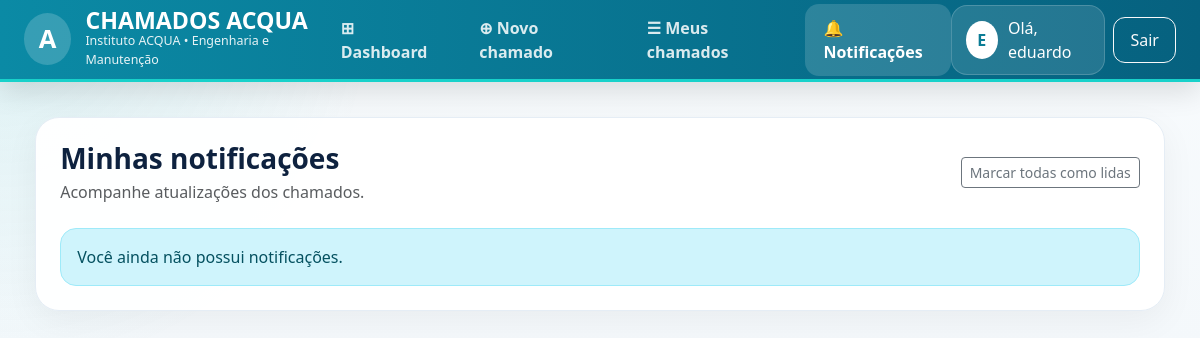
Page /notificacoes/ (signed in) on the earlier database version.
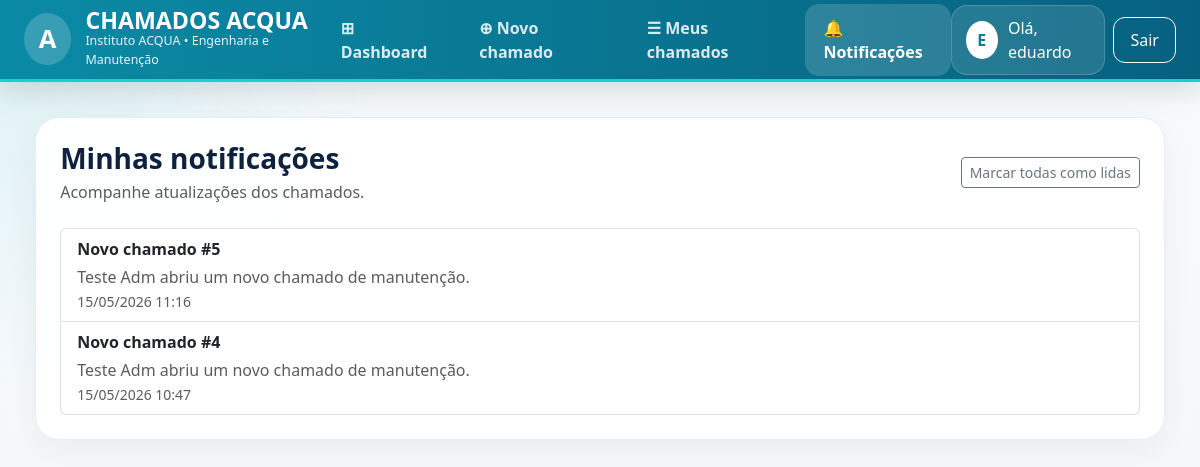
Same page on the later database version.
### chamados/models.py (models this page shows, shortened)
class Notificacao(models.Model):
    TIPO_NOVO_CHAMADO = "NOVO_CHAMADO"
    TIPO_STATUS = "STATUS"
    TIPO_COMENTARIO_ADMIN = "COMENTARIO_ADMIN"
    TIPO_COMENTARIO_COLAB = "COMENTARIO_COLAB"
    TIPOS = [
        (TIPO_NOVO_CHAMADO, "Novo chamado"),
        (TIPO_STATUS, "Alteração de status"),
        (TIPO_COMENTARIO_ADMIN, "Comentário da equipe"),
        (TIPO_COMENTARIO_COLAB, "Comentário do solicitante"),
    ]
    destinatario = models.ForeignKey(
        settings.AUTH_USER_MODEL,
        on_delete=models.CASCADE,
        related_name="notificacoes",
    )
    titulo = models.CharField(max_length=200)
    mensagem = models.TextField(blank=True, default="")
    chamado = models.ForeignKey(
        "Chamado",
        on_delete=models.CASCADE,
        null=True,
        blank=True,
        related_name="notificacoes",
    )
    tipo = models.CharField(max_length=30, choices=TIPOS, default=TIPO_STATUS)
    lida = models.BooleanField(default=False)
    criada_em = models.DateTimeField(auto_now_add=True)
    class Meta:
        ordering = ["-criada_em"]
        verbose_name = "Notificação"
        verbose_name_plural = "Notificações"

### chamados/views.py (the view)
# urls.py: path("notificacoes/", views.minhas_notificacoes, name="notificacoes"),
@login_required
def minhas_notificacoes(request: HttpRequest) -> HttpResponse:
    lista = (
        Notificacao.objects.filter(destinatario=request.user)
        .select_related("chamado")
        .order_by("-criada_em")[:200]
    )
    if request.method == "POST" and request.POST.get("marcar_todas_lidas"):
        Notificacao.objects.filter(destinatario=request.user, lida=False).update(lida=True)
        messages.success(request, "Todas as notificações foram marcadas como lidas.")
        return redirect("chamados:notificacoes")
    return render(request, "chamados/notificacoes.html", {"notificacoes": lista})

### chamados/context_processors.py (called while the page is built)
def notificacoes_nao_lidas(request):
    if not request.user.is_authenticated:
        return {"notificacoes_nao_lidas_count": 0}
    count = Notificacao.objects.filter(
        destinatario=request.user,
        lida=False
    ).count()
    return {"notificacoes_nao_lidas_count": count}

### chamados/templates/chamados/notificacoes.html (shortened to what this page needs)
{% extends "chamados/base.html" %}
{% block content %}
<div class="content-card p-4">
  <div class="d-flex justify-content-between align-items-center mb-4">
    <div>
      <h3 class="fw-bold mb-1">Minhas notificações</h3>
      <p class="text-muted mb-0">Acompanhe atualizações dos chamados.</p>
    </div>
    <form method="post">
      <button type="submit" name="marcar_todas_lidas" value="1" class="btn btn-outline-secondary btn-sm">
        Marcar todas como lidas
      </button>
    </form>
  </div>
  {% if notificacoes %}
    <div class="list-group">
      {% for notificacao in notificacoes %}
        <a
          href="{% url 'chamados:marcar_notificacao_lida' notificacao.id %}"
          class="list-group-item list-group-item-action {% if not notificacao.lida %}bg-light{% endif %}"
        >
          <div class="d-flex justify-content-between">
            <strong>{{ notificacao.titulo }}</strong>
          </div>
          <div class="text-muted mt-1">
            {{ notificacao.mensagem }}
          </div>
          <small class="text-muted">
            {{ notificacao.criada_em|date:"d/m/Y H:i" }}
          </small>
        </a>
      {% endfor %}
    </div>
  {% else %}
    <div class="alert alert-info mb-0">
      Você ainda não possui notificações.
    </div>
  {% endif %}
</div>
{% endblock %}

Differences in the rows shown:
added Notificacao: titulo "Novo chamado #5", mensagem "Teste Adm abriu um novo chamado de manutenção.", criada_em "15/05/2026 11:16"
added Notificacao: titulo "Novo chamado #4", mensagem "Teste Adm abriu um novo chamado de manutenção.", criada_em "15/05/2026 10:47"
Other differences:
text no longer shown: "Você ainda não possui notificações."
